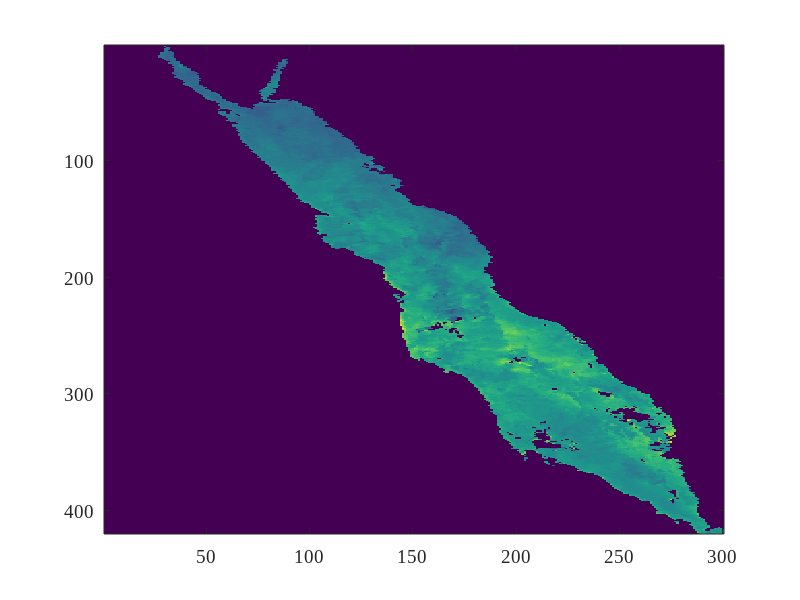

Write MATLAB code to recreate this figure. (Note: this script raises an error after producing the figure.)
% Analysis of AOT data
set(0,'defaultaxesfontsize',14)
set(0,'defaulttextfontsize',14)
set(0,'defaultaxesfontname','Times New Roman')
set(0,'defaulttextfontname','Times New Roman')


%cd \\stat.ad.ncsu.edu\Redirect\guinness\Documents\research\carlik\code\codeforjcgs

load('redseadata.mat')


imagesc(subdata)
boldn = size(subdata);
n1 = boldn(1);
n2 = boldn(2);
n = n1*n2;
observedmap = double(observedmap);
zarray = double(subdata);


nu = 1;

J = 4;

getQ = @getQ_none;
pattern2 = @getSparsePattern;

[i1,i2array] = pattern2(observedmap,nu);

sum( sum(i2array~=0) ~= 13 )
N = sum(observedmap(:));

D = ones(n,1);
beta = 0.1;

% nugget
options = optimset('display','iter','tolFun',1e-4);
tic
%-loglikK(zarray,observedmap,[1000 exp(log([0.01 0.3]))],nu,J);
%-loglikfast_maxent(zarray,observedmap,i1,i2array,D,.1,[1000 exp(log([0.01 0.3]))],nu,J,1,1);
% funtomax = @(x) -loglikfast(zarray,observedmap,i1,i2array,D,.1,[1000 exp(x)],nu,J,1,1);
% [maxparms,~] = fminunc(funtomax,log([0.01 0.3]),options);
% kappasq = exp(maxparms(1));
% nug = exp(maxparms(2));
% [loglik0,betahat,tausq] = loglikfast(zarray,observedmap,i1,i2array,D,beta,[1 kappasq nug],nu,J,1,1);
% toc
% fprintf('%4.4f & %6.2f & %7.4f & %7.4f \n',betahat,sqrt(tausq),sqrt(kappasq),sqrt(nug/tausq))


% no nugget
% options = optimset('display','iter','tolFun',1e-4);
% tic
% funtomax = @(x) -loglikfast(zarray,observedmap,i1,i2array,D,0.1488435,[6035.303 exp(x) 0],nu,J,1,1);
% [maxparms00,~] = fminunc(funtomax,log([0.01305645]),options);
% kappasq00 = exp(maxparms00(1));
% [loglik00,betahat00,tausq00] = loglikfast(zarray,observedmap,i1,i2array,D,beta,[1 kappasq00 0],nu,J,1,1);
% toc
% fprintf('%4.4f & %6.2f & %7.4f & %7.4f \n',betahat00,sqrt(tausq00),sqrt(kappasq00),sqrt(0/tausq00))
% loglik0-loglik00
% 
% 
% % from INLA
% % max.edge=8
% betahat1 = 0.1608928;
% parms1 = [11938.83 0.001857262 1.048826];
% loglik1 = loglikfast(zarray,observedmap,i1,i2array,D,betahat1,parms1,nu,J,0,0);
% t1 = 0.61;
% llINLA1 = 69515.71;
% llINLA1 - loglik1
% fprintf('%6.1f \n',loglik0-loglik1)
% fprintf('%4.4f & %6.2f & %7.4f & %7.4f \n',betahat1,sqrt(parms1(1)),sqrt(parms1(2)),sqrt(parms1(3)/parms1(1)))
% 
% % max.edge = 6
% betahat2 = 0.1496868;
% parms2 = [7830.103 0.007306493 0.5691455];
% loglik2 = loglikfast(zarray,observedmap,i1,i2array,D,betahat2,parms2,nu,J,0,0);
% t2 = 1.23;
% llINLA2 = 70800.23;
% llINLA2 - loglik2
% fprintf('%6.1f \n',loglik0-loglik2)
% fprintf('%4.4f & %6.2f & %7.4f & %7.4f \n',betahat2,sqrt(parms2(1)),sqrt(parms2(2)),sqrt(parms2(3)/parms2(1)))
% 
% % max.edge = 4
% betahat3 = 0.1490246;
% parms3 = [6244.351 0.01267662 0.3657674];
% loglik3 = loglikfast(zarray,observedmap,i1,i2array,D,betahat3,parms3,nu,J,0,0);
% t3 = 3.23;
% llINLA3 =  71829.78;
% llINLA3 - loglik3
% fprintf('%6.1f \n',loglik0-loglik3)
% fprintf('%4.4f & %6.2f & %7.4f & %7.4f \n',betahat3,sqrt(parms3(1)),sqrt(parms3(2)),sqrt(parms3(3)/parms3(1)))
% 
% % max.edge = 2
% betahat4 = 0.147112;
% parms4 = [3385.925 0.02939593 0.1243893];
% loglik4 = loglikfast(zarray,observedmap,i1,i2array,D,betahat4,parms4,nu,J,0,0);
% t4 = 33.2;
% llINLA4 = 72962.30;
% llINLA4 - loglik4
% fprintf('%6.1f \n',loglik0-loglik4)
% fprintf('%4.4f & %6.2f & %7.4f & %7.4f \n',betahat4,sqrt(parms4(1)),sqrt(parms4(2)),sqrt(parms4(3)/parms4(1)))
% 
% 
% 
% 
% % fit using a block-independent likelihood
% datamattemp = dlmread('readseadatavec.txt',' ',1,0);
% datamat = datamattemp(:,[4 7 10]);
% coords = datamat(:,1:2);
% z = datamat(:,3);
% 
% 
% lpoints = [1 50; 420 300];
% slp1 = diff(lpoints(:,1))/diff(lpoints(:,2))
% th = atan(1/slp1);
% rotmat = [cos(th),-sin(th);sin(th),cos(th)];
% coordstrans = ( rotmat*coords' )';
% 
% cutpoints = [0;110;145;180;210;240;270;300;325;350;375;397;422;450;520];
% plot(coordstrans(:,1),coordstrans(:,2),'.')
% hold on
% for j = 1:length(cutpoints)
%     plot([-100 200],[cutpoints(j) cutpoints(j)],'color','k')
% end
% hold off
% 
% blocks = cell(length(cutpoints)-1,1);
% npoints = zeros(length(cutpoints)-1,1);
% allinds = (1:size(coords,1))';
% for j = 2:length(cutpoints)
%    inds = coordstrans(:,2) <= cutpoints(j) & coordstrans(:,2) > cutpoints(j-1);
%    blocks{j-1} =  allinds(inds);
%    npoints(j-1) = sum( coordstrans(:,2) <= cutpoints(j) & coordstrans(:,2) > cutpoints(j-1) );
% end
% npoints
% 
% nu = 1;
% J = 3;
% 
% 
% options = optimset('display','iter','tolFun',1e-4);
% D0 = ones(length(z),1);
% funtomax = @(x) -loglikblocks(z,coords,blocks,D0,x(3),[1 exp(x(1:2))],nu,J);
% tic
% [maxparmsb,~] = fminunc(funtomax,[log(parms3(2:3)) .1468],options);
% [~,tausq] = loglikblocks(z,coords,blocks,D0,0.25,[1 exp(maxparmsb)],nu,J);
% toc
% loglikb = loglikfast(zarray,observedmap,i1,i2array,D,0.15,[tausq exp(maxparmsb(1:2))],nu,J,0,0);
% fprintf('%6.1f \n',loglik0-loglikb)
% sqrt([tausq, exp(maxparmsb(1)), exp(maxparmsb(2))/tausq, maxparmsb(3)^2])
% 
% 
% 
% % use vecchia likelihood
% cutpoints = [0,80:15:185,198:12:294,304:10:424,436,452,474, 520]';
% blocks = cell(length(cutpoints)-1,1);
% npoints = zeros(length(cutpoints)-1,1);
% allinds = (1:size(coords,1))';
% for j = 2:length(cutpoints)
%    inds = coordstrans(:,2) <= cutpoints(j) & coordstrans(:,2) > cutpoints(j-1);
%    blocks{j-1} =  allinds(inds);
% end
% nu = 1;
% J = 3;
% 
% options = optimset('display','iter','tolFun',1e-4);
% D0 = ones(length(z),1);
% funtomax = @(x) -loglikvecchia(z,coords,blocks,D0,x(3),[1 exp(x(1:2))],nu,J);
% tic
% [maxparmsb,~] = fminunc(funtomax,[log(parms3(2:3)) 0.15],options);
% [~,tausq] = loglikvecchia(z,coords,blocks,D0,0.25,[1 exp(maxparmsb)],nu,J);
% toc
% loglikb = loglikfast(zarray,observedmap,i1,i2array,D,0.15,[tausq exp(maxparmsb(1:2))],nu,J,0,0);
% fprintf('%6.1f \n',loglik0-loglikb)
% sqrt([tausq exp(maxparmsb(1)) exp(maxparmsb(2))/tausq maxparmsb(3)^2])
% 
% 



